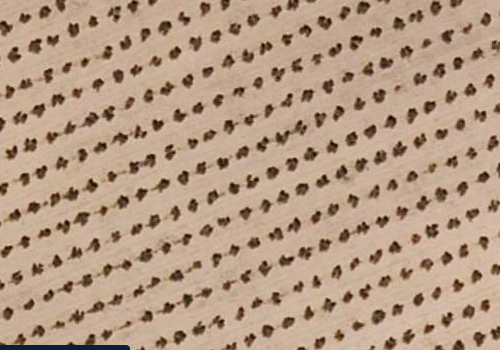
%> input picture MC/Kmeans/SIG_01.png, 500 x 350 px
$ octave kmeans.m   (GNU Octave 9; MATLAB toolbox functions it lacks are replaced by stand-ins)
%> lines starting %> are read from the running program, lines starting %| are printed output that depends on the picture; in (x1, y1, x2, y2) boxes, pixels count from 0 and x2, y2 are one past the last pixel; in counts of white or black regions, pixels touching at a corner belong together; the program's own positions count from 1
close all;
clear all;

sig01 = imread('SIG_01.png');
%> sig01 is the input picture: size 350x500x3 uint8; mean R, G, B 181.8, 155.1, 132.5
sig02 = imread('SIG_02.png');
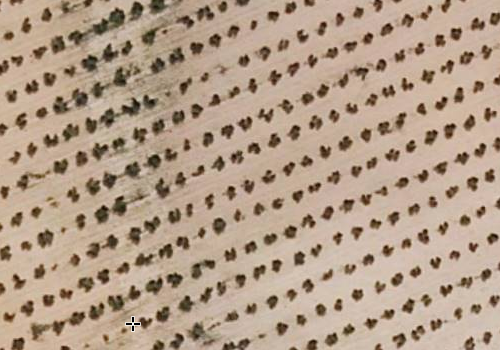
%> input picture MC/Kmeans/SIG_02.png, 500 x 350 px
%> sig02 is the input picture: size 350x500x3 uint8; mean R, G, B 178.4, 156.3, 136.1
sig03 = imread('SIG_03.png');
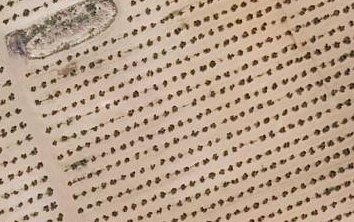
%> input picture MC/Kmeans/SIG_03.png, 354 x 222 px
%> sig03 is the input picture: size 222x354x3 uint8; mean R, G, B 184.3, 160.6, 139.9


imag_array = [sig01 sig02];


%Inicijalna slika
figure(1)
title('Inicijalna slika')
imshow(sig01)

%Histogram inicijalne slike
figure(2)
title('Histogram inicijalne slike')
imhist(sig01)
%> figure, not shown here; highest point at x = 202, y = 9196


%Ujednačavanje inteziteta/poboljšavanje kontrasta inic. slike
sig01_histeq = histeq(sig01);
figure(3)
title('Slika s poboljšanim kontrastom')
imshow(sig01_histeq)

%Prikaz histograma slike poboljšanog kontrasta
figure(4)
title('Histogram slike poboljšanog kontrasta')
imhist(sig01_histeq)
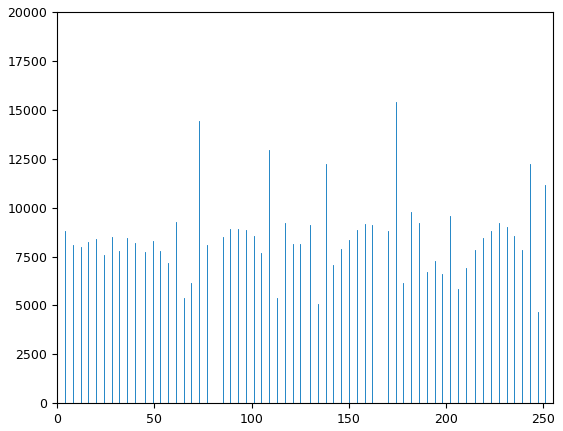
%> figure redrawn from the program's plot data; highest point at x = 174, y = 15381


%Pretvorba RGB u grayscale (crno-bijeli format)
sig01_gs = rgb2gray(sig01_histeq);
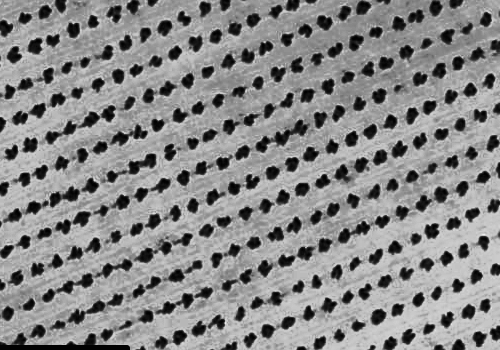
%> sig01_gs: size 350x500 uint8; min 0, max 240, mean 137.1
figure(5)
title('Grayscale slika')
imshow(sig01_gs)

%Poboljšanje kontrasta grayscale slike
sig01_gs_improved = imadjust(sig01_gs);
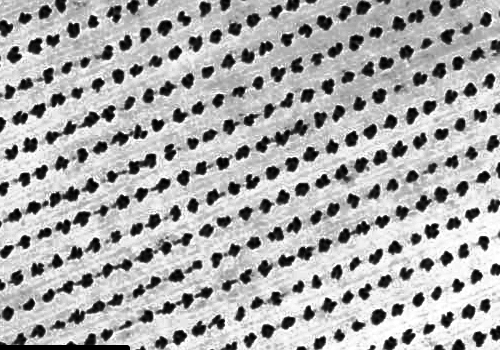
%> sig01_gs_improved: size 350x500 uint8; min 0, max 255, mean 171.4


%Poboljšavanje oštrine slike metodom imsharpen koja koristi tehniku unsharp
%masking
sig01_gs_sharp = imsharpen(sig01_gs_improved);
figure(6)
title('Poboljšani kontrast grayscale slike')
imshow(sig01_gs_sharp)


%RGB = imread('SIG_01.png');
RGB = sig01_gs_sharp;
%%
% [7 lines of commented-out code are left out]
%%

L = imsegkmeans(RGB, 2);         %kmeans segmentacija
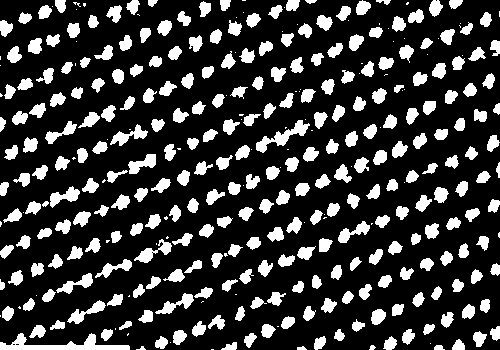
%> L: size 350x500 uint8; values 1 (black) and 2 (white), 22% white; 357 white regions (79 under 20 px), largest, box (x1, y1, x2, y2) and area: (0, 333, 130, 350) 896, (256, 120, 310, 153) 519, (134, 239, 172, 263) 324
B = labeloverlay(RGB, L);
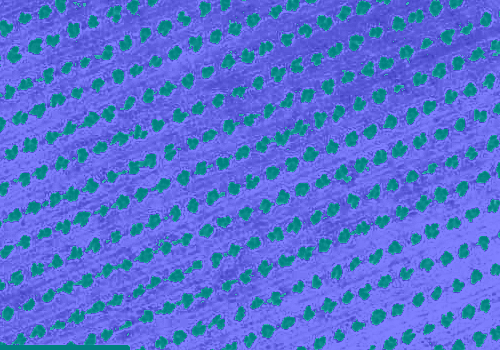
%> B: size 350x500x3 uint8; mean R, G, B 85.6, 113.6, 213.1

%gray_im = im2gray(B);
%A = gray_im+sig01_gs_sharp;
%find_edges(B)                   %detekcija rubova

figure()
subplot(1,2,1),imshow(sig01), title('originalna slika');
subplot(1,2,2), imshow(B), title('segmentirana slika');

imwrite(B, 'segmentirana_slika_Kmeans.jpg');
%imwrite(uint8(g), 'img_smooth.jpg');
%e = edge(A, 'log');    %detekcija rubova
